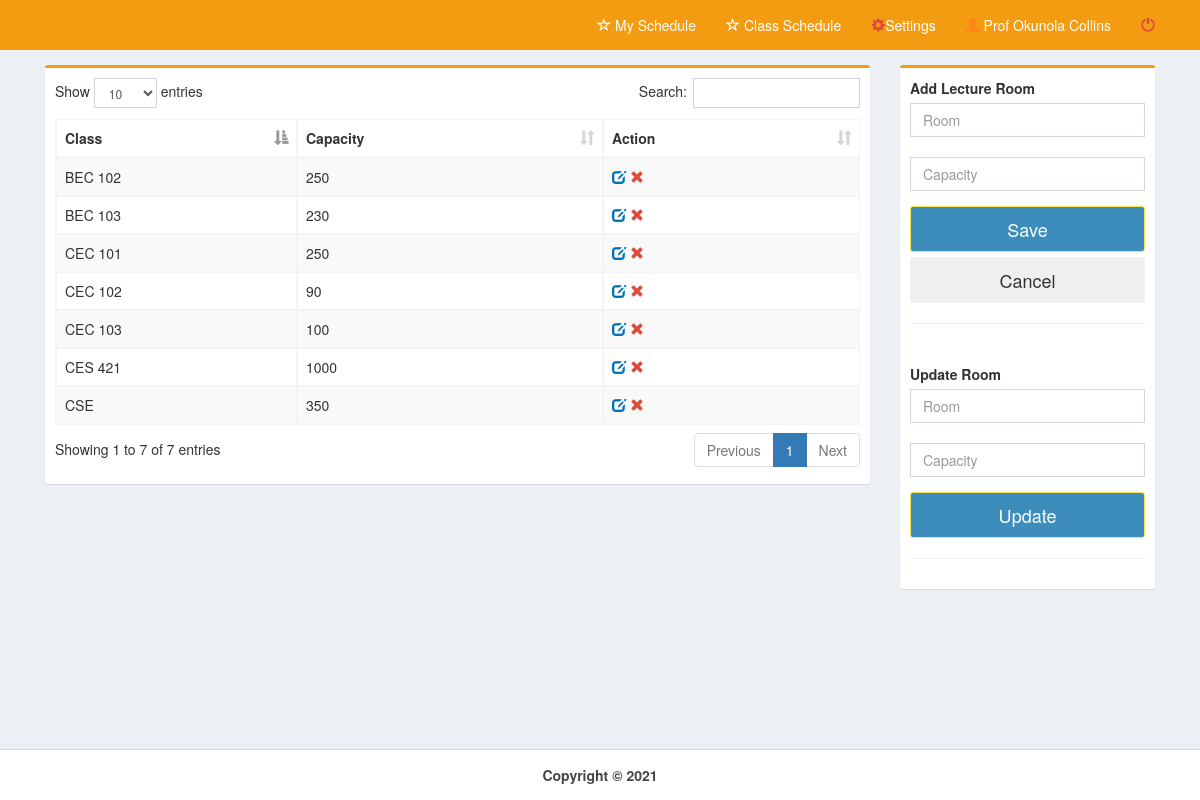
The page /pages/room.php (signed in) on the database its author committed.
### tables this page shows
CREATE TABLE `room` (
  `room_id` int(11) NOT NULL,
  `room` varchar(15) NOT NULL,
  `capacity` int(11) NOT NULL
);

### pages/room.php (the view, shortened to what this page needs)
<!DOCTYPE html>
<html>
  <head>
    <link rel="stylesheet" href="../bootstrap/css/bootstrap.min.css">
    <link rel="stylesheet" href="../plugins/datatables/dataTables.bootstrap.css">
    <link rel="stylesheet" href="../dist/css/AdminLTE.min.css">
    <link rel="stylesheet" href="../plugins/select2/select2.min.css">
    <link rel="stylesheet" href="../dist/css/skins/_all-skins.min.css">
 </head>
  <body class="hold-transition skin-yellow layout-top-nav" onload="myFunction()">
    <div class="wrapper">
      <div class="content-wrapper">
        <div class="container">
          <section class="content">
            <div class="row">
	      <div class="col-md-9">
              <div class="box box-warning">
                <div class="box-body">
				<div class="row">
					<div class="col-md-12">
						<table id="example1" class="table table-bordered table-striped" style="margin-right:-10px">
              <thead>
                <tr>
                  <th>Class</th>
                  <th>Capacity</th>
                  <th>Action</th>
                </tr>
              </thead>
    <?php
        include('../dist/includes/dbcon.php');
        $query=mysqli_query($con,"select * from room order by room")or die();
          while($row=mysqli_fetch_array($query)){
            $id=$row['room_id'];
            $room=$row['room'];
            $capacity=$row['capacity'];
    ?>
      <tr>
        <td><?php echo $room;?></td>
        <td><?php echo $capacity;?></td>
        <td>
        <a id="click" href="room.php?id=<?php echo $id;?>&room=<?php echo $room;?>&capacity=<?php echo $capacity;?>">
        <i class="glyphicon glyphicon-edit text-blue"></i></a>
        <a id="removeme" href="room_del.php?id=<?php echo $id;?>">
        <i class="glyphicon glyphicon-remove text-red"></i></a>
        </td>
      </tr>
<?php }?>
</table>
		</div>
    <form method="post" action="room_save.php">
		<div class="col-md-6">
         </div>
        </div>
                </div>
              </div>
            </div>
            <div class="col-md-3">
              <div class="box box-warning">
                <div class="box-body">
                  <div id="form">
				  <div class="row">
					 <div class="col-md-12">
						  <div class="form-group">
							<label for="date">Add Lecture Room</label><br>
								<input type="text" class="form-control" name="room" placeholder="Room" required><br>
								<input type="text" class="form-control" name="capacity" placeholder="Capacity" required>
						  </div>
					</div>
				  </div>
                  <div class="form-group">
                      <button class="btn btn-lg btn-block btn-primary" id="daterange-btn" name="save" type="submit">
                        Save
                      </button>
					  <button class="btn btn-lg btn-block" id="daterange-btn" type="reset">
                       Cancel
                      </button>
                   </div>
                  </div><hr>
                </div>
				<div class="box-body" id="displayform">
                  <div id="form">
				  <div class="row">
					 <div class="col-md-12">
						  <form method="post" action="room_update.php">
						  <div class="form-group">
							<label for="date">Update Room</label><br>
								<input type="text" class="form-control" id="class" name="room" value="<?php echo $_REQUEST['room'];?>" placeholder="Room" required><br>
								<input type="text" class="form-control" id="capacity" name="capacity" value="<?php echo $_REQUEST['capacity'];?>" placeholder="Capacity" required>
						  </div>
					</div>
				  </div>
                  <div class="form-group">
                      <button class="btn btn-lg btn-block btn-primary" id="daterange-btn" name="save" type="submit">
                        Update
                      </button>
                   </div>
                  </div><hr>
                </div>
              </div>
            </div>
          </div>
          </section>
        </div>
      </div>
      <?php include('../dist/includes/footer.php');?>
    </div>
  </body>
</html>

### rows shown on the page
room: room "BEC 102", capacity "250"
room: room "BEC 103", capacity "230"
room: room "CEC 101", capacity "250"
room: room "CEC 102", capacity "90"
room: room "CEC 103", capacity "100"
room: room "CES 421", capacity "1000"
room: room "CSE", capacity "350"

### other values the page prints
$_SESSION['name'] "Prof Okunola Collins"
